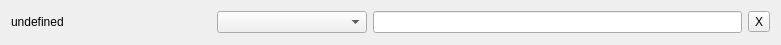
<?xml version="1.0" encoding="UTF-8"?>
<ui version="4.0">
 <class>Form</class>
 <widget class="QWidget" name="Form">
  <property name="geometry">
   <rect>
    <x>0</x>
    <y>0</y>
    <width>781</width>
    <height>45</height>
   </rect>
  </property>
  <property name="windowTitle">
   <string>Form</string>
  </property>
  <layout class="QVBoxLayout" name="verticalLayout">
   <item>
    <layout class="QHBoxLayout" name="horizontalLayout">
     <item>
      <widget class="QLabel" name="label">
       <property name="enabled">
        <bool>true</bool>
       </property>
       <property name="minimumSize">
        <size>
         <width>200</width>
         <height>0</height>
        </size>
       </property>
       <property name="maximumSize">
        <size>
         <width>200</width>
         <height>16777215</height>
        </size>
       </property>
       <property name="text">
        <string>undefined</string>
       </property>
      </widget>
     </item>
     <item>
      <widget class="QComboBox" name="aggrTypeCb">
       <property name="minimumSize">
        <size>
         <width>150</width>
         <height>0</height>
        </size>
       </property>
      </widget>
     </item>
     <item>
      <widget class="QLineEdit" name="searchTerm"/>
     </item>
     <item>
      <widget class="QToolButton" name="removeBtn">
       <property name="text">
        <string>X</string>
       </property>
      </widget>
     </item>
    </layout>
   </item>
  </layout>
 </widget>
 <resources/>
 <connections/>
</ui>
